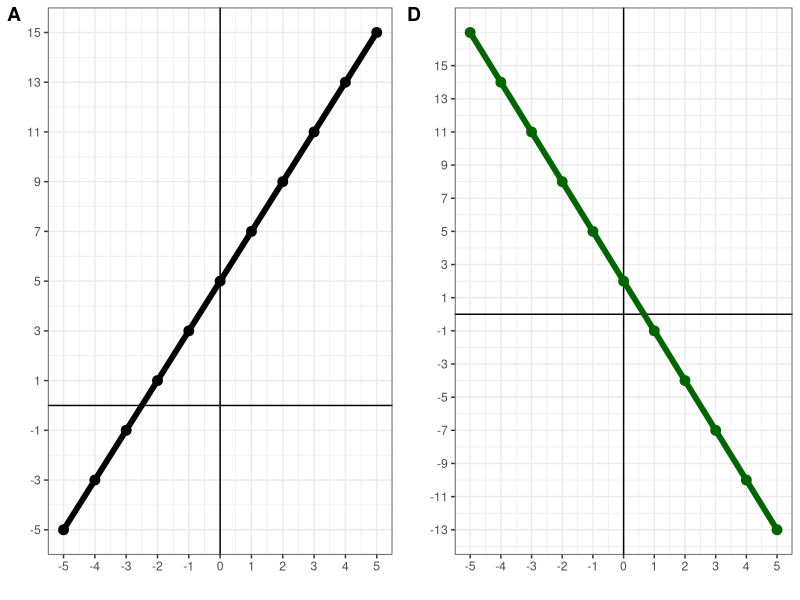
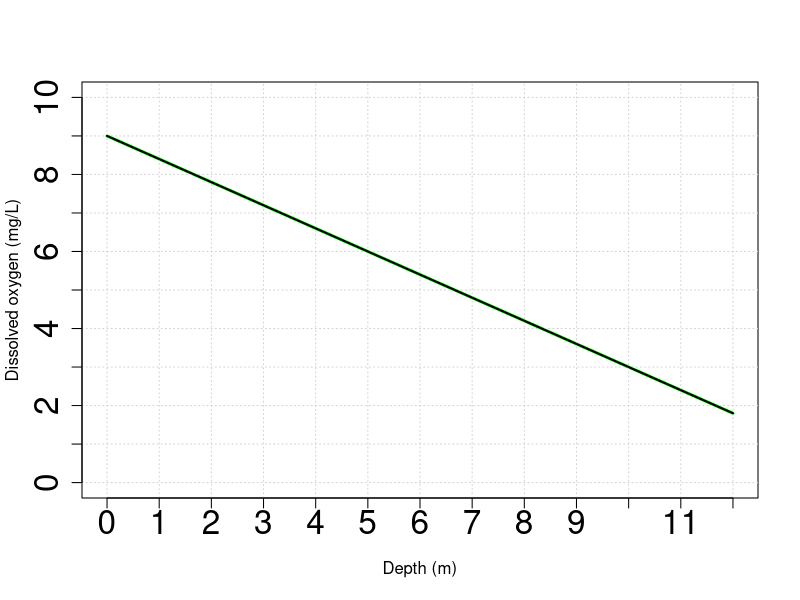
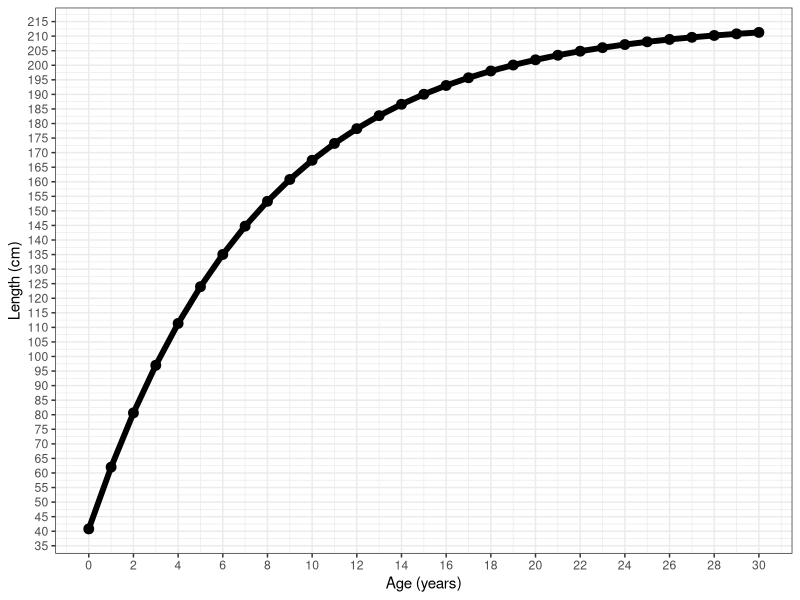

R code for these plots, in order:
## ---- chunk 1
knitr::opts_chunk$set(echo = TRUE,message=FALSE,warning=FALSE)

library(tidyverse)
## ---- chunk 2

x=seq(-5,5)

y=2*x+5

u=-3*x+2

p1<-ggplot()+
  geom_hline(yintercept=0)+
  geom_vline(xintercept = 0)+
  geom_point(aes(x=x,y=y),size=3,color="black")+
  geom_line(aes(x=x,y=y),size=2,color="black")+
  theme_bw()+
  theme(axis.line = element_blank())+
  scale_y_continuous(breaks=seq(-5,15,2))+
  scale_x_continuous(breaks=seq(-5,5,by=1))+
  labs(x="",y="")

p4<-ggplot()+
  geom_hline(yintercept=0)+
  geom_vline(xintercept = 0)+
  geom_point(aes(x=x,y=u),size=3,color="darkgreen")+
  geom_line(aes(x=x,y=u),size=2,color="darkgreen")+
  theme_bw()+
  theme(axis.line = element_blank())+
  scale_y_continuous(breaks=seq(-15,15,2))+
  scale_x_continuous(breaks=seq(-5,5,by=1))+
  labs(x="",y="")

cowplot::plot_grid(p1,p4,labels=c("A","D"))

## ---- chunk 3
#| echo: false
#| fig-align: center
#| out-width: "70%"
depth <- seq(0, 12, length.out = 100)
DO <- -0.6*depth + 9

plot(depth, DO, type = "l", lwd = 3, col = "green",
     xlim = c(0, 12), ylim = c(0, 10),
     xlab = "Depth (m)", ylab = "Dissolved oxygen (mg/L)",
     xaxt = "n", yaxt = "n")
abline(h = seq(0, 10, by = 1), col = "lightgray", lty = "dotted")
abline(v = seq(0, 12, by = 1), col = "lightgray", lty = "dotted")
axis(1, at = seq(0, 12, by = 1), cex.axis = 2)
axis(2, at = seq(0, 10, by = 1), cex.axis = 2)
lines(depth, DO, lwd = 2)
## ---- chunk 4
#| echo: false

vb<-function(a,l,k,t0){
  l*(1-exp(-k*(a-t0)))
}

x=seq(0,30)

length=vb(x,214.8,.13,-1.62)

p1<-ggplot()+
  geom_point(aes(x=x,y=length),color="black",size=3)+
  geom_line(aes(x=x,y=length),color="black",size=2)+
  theme_bw()+
  scale_y_continuous(breaks=seq(35,215,5))+
  scale_x_continuous(breaks=seq(0,32,by=2))+
  labs(x="Age (years)",y="Length (cm)")

p1
